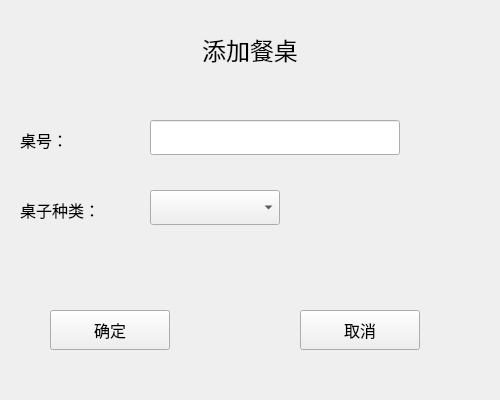
<?xml version="1.0" encoding="UTF-8"?>
<ui version="4.0">
 <class>addtable</class>
 <widget class="QWidget" name="addtable">
  <property name="geometry">
   <rect>
    <x>0</x>
    <y>0</y>
    <width>500</width>
    <height>400</height>
   </rect>
  </property>
  <property name="windowTitle">
   <string>Form</string>
  </property>
  <widget class="QLabel" name="label">
   <property name="geometry">
    <rect>
     <x>0</x>
     <y>0</y>
     <width>500</width>
     <height>100</height>
    </rect>
   </property>
   <property name="font">
    <font>
     <family>微软雅黑</family>
     <pointsize>18</pointsize>
    </font>
   </property>
   <property name="text">
    <string>添加餐桌</string>
   </property>
   <property name="alignment">
    <set>Qt::AlignCenter</set>
   </property>
  </widget>
  <widget class="QLabel" name="label_2">
   <property name="geometry">
    <rect>
     <x>20</x>
     <y>120</y>
     <width>150</width>
     <height>40</height>
    </rect>
   </property>
   <property name="font">
    <font>
     <family>微软雅黑</family>
     <pointsize>12</pointsize>
    </font>
   </property>
   <property name="text">
    <string>桌号：</string>
   </property>
   <property name="alignment">
    <set>Qt::AlignLeading|Qt::AlignLeft|Qt::AlignVCenter</set>
   </property>
  </widget>
  <widget class="QLineEdit" name="lnum">
   <property name="geometry">
    <rect>
     <x>150</x>
     <y>120</y>
     <width>250</width>
     <height>35</height>
    </rect>
   </property>
   <property name="font">
    <font>
     <family>微软雅黑</family>
     <pointsize>12</pointsize>
    </font>
   </property>
  </widget>
  <widget class="QLabel" name="label_3">
   <property name="geometry">
    <rect>
     <x>20</x>
     <y>190</y>
     <width>150</width>
     <height>40</height>
    </rect>
   </property>
   <property name="font">
    <font>
     <family>微软雅黑</family>
     <pointsize>12</pointsize>
    </font>
   </property>
   <property name="text">
    <string>桌子种类：</string>
   </property>
   <property name="alignment">
    <set>Qt::AlignLeading|Qt::AlignLeft|Qt::AlignVCenter</set>
   </property>
  </widget>
  <widget class="QComboBox" name="ctype">
   <property name="geometry">
    <rect>
     <x>150</x>
     <y>190</y>
     <width>130</width>
     <height>35</height>
    </rect>
   </property>
   <property name="font">
    <font>
     <family>微软雅黑</family>
     <pointsize>12</pointsize>
    </font>
   </property>
   <item>
    <property name="text">
     <string/>
    </property>
   </item>
   <item>
    <property name="text">
     <string>两人桌</string>
    </property>
   </item>
   <item>
    <property name="text">
     <string>四人桌</string>
    </property>
   </item>
   <item>
    <property name="text">
     <string>六人桌</string>
    </property>
   </item>
  </widget>
  <widget class="QPushButton" name="bOk">
   <property name="geometry">
    <rect>
     <x>50</x>
     <y>310</y>
     <width>120</width>
     <height>40</height>
    </rect>
   </property>
   <property name="font">
    <font>
     <family>微软雅黑</family>
     <pointsize>12</pointsize>
    </font>
   </property>
   <property name="text">
    <string>确定</string>
   </property>
  </widget>
  <widget class="QPushButton" name="bCancel">
   <property name="geometry">
    <rect>
     <x>300</x>
     <y>310</y>
     <width>120</width>
     <height>40</height>
    </rect>
   </property>
   <property name="font">
    <font>
     <family>微软雅黑</family>
     <pointsize>12</pointsize>
    </font>
   </property>
   <property name="text">
    <string>取消</string>
   </property>
  </widget>
 </widget>
 <resources/>
 <connections/>
</ui>
